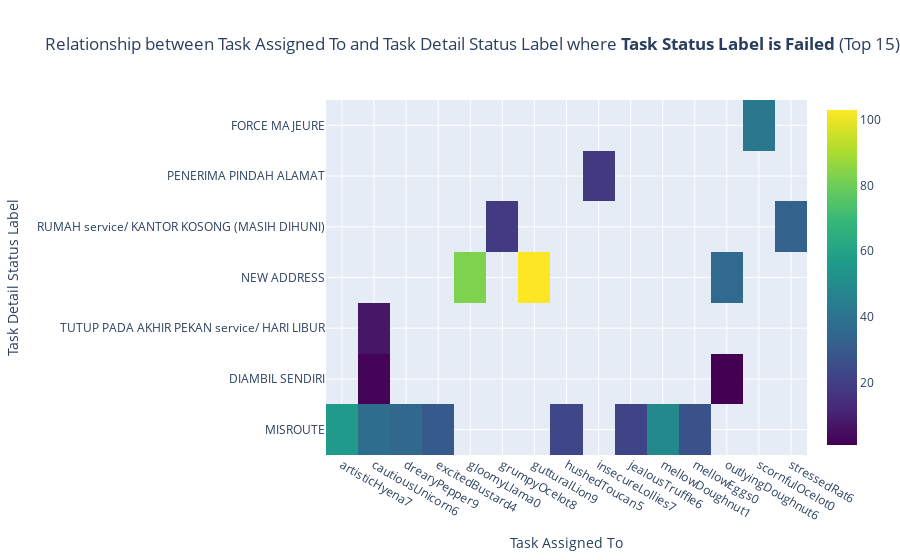

Notebook code for this chart:
### Code cell
heatmp(df,"Failed",15)

### Figure 1 — Plotly figure (JSON) as saved in the notebook; plotly's stock layout.template omitted (floating-point values rounded to 4 significant figures)
{"data": [{"colorscale": [[0, "#440154"], [0.1111, "#482878"], [0.2222, "#3e4989"], [0.3333, "#31688e"], [0.4444, "#26828e"], [0.5556, "#1f9e89"], [0.6667, "#35b779"], [0.7778, "#6ece58"], [0.8889, "#b5de2b"], [1, "#fde725"]], "hovertemplate": "Task Assigned To: %{x}<br>Task Detail Status Label: %{y}<br>Count: %{z}", "text": [56, 2, 37, 7, 35, 30, 83, 19, 103, 23, 18, 22, 49, 27, 1, 36, 42, 33], "type": "heatmap", "x": ["artisticHyena7", "cautiousUnicorn6", "cautiousUnicorn6", "cautiousUnicorn6", "drearyPepper9", "excitedBustard4", "gloomyLlama0", "grumpyOcelot8", "gutturalLion9", "hushedToucan5", "insecureLollies7", "jealousTruffle6", "mellowDoughnut1", "mellowEggs0", "outlyingDoughnut6", "outlyingDoughnut6", "scornfulOcelot0", "stressedRat6"], "y": ["MISROUTE", "DIAMBIL SENDIRI", "MISROUTE", "TUTUP PADA AKHIR PEKAN service/ HARI LIBUR", "MISROUTE", "MISROUTE", "NEW ADDRESS", "RUMAH service/ KANTOR KOSONG (MASIH DIHUNI)", "NEW ADDRESS", "MISROUTE", "PENERIMA PINDAH ALAMAT", "MISROUTE", "MISROUTE", "MISROUTE", "DIAMBIL SENDIRI", "NEW ADDRESS", "FORCE MAJEURE", "RUMAH service/ KANTOR KOSONG (MASIH DIHUNI)"], "z": [56, 2, 37, 7, 35, 30, 83, 19, 103, 23, 18, 22, 49, 27, 1, 36, 42, 33]}], "layout": {"title": {"text": "Relationship between Task Assigned To and Task Detail Status Label where <b>Task Status Label is Failed</b> (Top 15)"}, "xaxis": {"title": {"text": "Task Assigned To"}}, "yaxis": {"title": {"text": "Task Detail Status Label"}}}}
